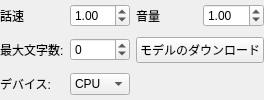
            <widget class="QWidget" name="supertonicLightweightPage">
             <layout class="QGridLayout" name="supertonicLightweightGridLayout">
              <property name="leftMargin">
               <number>0</number>
              </property>
              <property name="topMargin">
               <number>0</number>
              </property>
              <property name="rightMargin">
               <number>0</number>
              </property>
              <property name="bottomMargin">
               <number>0</number>
              </property>
              <item row="0" column="0">
               <widget class="QLabel" name="supertonicLightweightSpeedLabel">
                <property name="text">
                 <string>話速</string>
                </property>
               </widget>
              </item>
              <item row="0" column="1">
               <widget class="QDoubleSpinBox" name="supertonicLightweightSpeedDoubleSpinBox">
                <property name="minimum">
                 <double>0.500000000000000</double>
                </property>
                <property name="maximum">
                 <double>2.000000000000000</double>
                </property>
                <property name="singleStep">
                 <double>0.050000000000000</double>
                </property>
                <property name="value">
                 <double>1.000000000000000</double>
                </property>
               </widget>
              </item>
              <item row="0" column="2">
               <widget class="QLabel" name="supertonicLightweightVolumeLabel">
                <property name="text">
                 <string>音量</string>
                </property>
               </widget>
              </item>
              <item row="0" column="3">
               <widget class="QDoubleSpinBox" name="supertonicLightweightVolumeDoubleSpinBox">
                <property name="minimum">
                 <double>0.000000000000000</double>
                </property>
                <property name="maximum">
                 <double>2.000000000000000</double>
                </property>
                <property name="singleStep">
                 <double>0.050000000000000</double>
                </property>
                <property name="value">
                 <double>1.000000000000000</double>
                </property>
               </widget>
              </item>
              <item row="1" column="0">
               <widget class="QLabel" name="supertonicLightweightMaxLengthLabel">
                <property name="text">
                 <string>最大文字数:</string>
                </property>
               </widget>
              </item>
              <item row="1" column="1">
               <widget class="QSpinBox" name="supertonicLightweightMaxLengthSpinBox">
                <property name="specialValueText">
                 <string>無制限</string>
                </property>
                <property name="minimum">
                 <number>-1</number>
                </property>
                <property name="maximum">
                 <number>1000</number>
                </property>
               </widget>
              </item>
              <item row="1" column="2" colspan="2">
               <widget class="QPushButton" name="supertonicLightweightDownloadButton">
                <property name="text">
                 <string>モデルのダウンロード</string>
                </property>
               </widget>
              </item>
              <item row="2" column="0">
               <widget class="QLabel" name="supertonicLightweightDeviceLabel">
                <property name="text">
                 <string>デバイス:</string>
                </property>
               </widget>
              </item>
              <item row="2" column="1">
               <widget class="QComboBox" name="supertonicLightweightDeviceComboBox">
                <item>
                 <property name="text">
                  <string>CPU</string>
                 </property>
                </item>
               </widget>
              </item>
             </layout>
            </widget>
